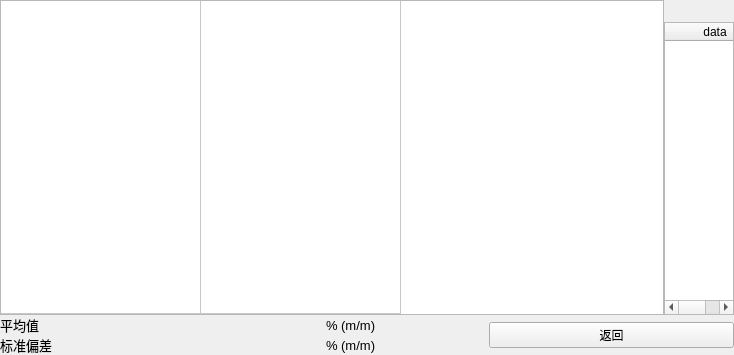
<?xml version="1.0" encoding="UTF-8"?>
<ui version="4.0">
 <class>showsamplemeasurement</class>
 <widget class="QWidget" name="showsamplemeasurement">
  <property name="geometry">
   <rect>
    <x>0</x>
    <y>0</y>
    <width>734</width>
    <height>355</height>
   </rect>
  </property>
  <property name="windowTitle">
   <string>Form</string>
  </property>
  <layout class="QGridLayout" name="gridLayout_2">
   <property name="leftMargin">
    <number>0</number>
   </property>
   <property name="topMargin">
    <number>0</number>
   </property>
   <property name="rightMargin">
    <number>0</number>
   </property>
   <property name="bottomMargin">
    <number>0</number>
   </property>
   <property name="spacing">
    <number>0</number>
   </property>
   <item row="0" column="0">
    <layout class="QVBoxLayout" name="verticalLayout_2">
     <property name="spacing">
      <number>0</number>
     </property>
     <item>
      <layout class="QHBoxLayout" name="horizontalLayout_2" stretch="0,1">
       <property name="spacing">
        <number>0</number>
       </property>
       <item>
        <widget class="QTableWidget" name="tableWidget">
         <property name="enabled">
          <bool>true</bool>
         </property>
         <property name="sizePolicy">
          <sizepolicy hsizetype="Fixed" vsizetype="Fixed">
           <horstretch>100</horstretch>
           <verstretch>100</verstretch>
          </sizepolicy>
         </property>
         <property name="minimumSize">
          <size>
           <width>0</width>
           <height>0</height>
          </size>
         </property>
         <property name="maximumSize">
          <size>
           <width>10000</width>
           <height>8000</height>
          </size>
         </property>
         <property name="sizeIncrement">
          <size>
           <width>0</width>
           <height>0</height>
          </size>
         </property>
         <property name="layoutDirection">
          <enum>Qt::LeftToRight</enum>
         </property>
         <property name="autoFillBackground">
          <bool>false</bool>
         </property>
         <property name="autoScrollMargin">
          <number>18</number>
         </property>
         <property name="verticalScrollMode">
          <enum>QAbstractItemView::ScrollPerItem</enum>
         </property>
         <property name="horizontalScrollMode">
          <enum>QAbstractItemView::ScrollPerPixel</enum>
         </property>
         <attribute name="horizontalHeaderVisible">
          <bool>false</bool>
         </attribute>
         <attribute name="horizontalHeaderCascadingSectionResizes">
          <bool>false</bool>
         </attribute>
         <attribute name="horizontalHeaderDefaultSectionSize">
          <number>200</number>
         </attribute>
         <attribute name="horizontalHeaderHighlightSections">
          <bool>true</bool>
         </attribute>
         <attribute name="horizontalHeaderMinimumSectionSize">
          <number>38</number>
         </attribute>
         <attribute name="horizontalHeaderShowSortIndicator" stdset="0">
          <bool>true</bool>
         </attribute>
         <attribute name="horizontalHeaderStretchLastSection">
          <bool>false</bool>
         </attribute>
         <attribute name="verticalHeaderVisible">
          <bool>false</bool>
         </attribute>
         <attribute name="verticalHeaderDefaultSectionSize">
          <number>30</number>
         </attribute>
         <attribute name="verticalHeaderMinimumSectionSize">
          <number>27</number>
         </attribute>
         <attribute name="verticalHeaderStretchLastSection">
          <bool>true</bool>
         </attribute>
         <row>
          <property name="text">
           <string>1</string>
          </property>
         </row>
         <column>
          <property name="text">
           <string>S:</string>
          </property>
         </column>
         <column>
          <property name="text">
           <string>%(m/m)</string>
          </property>
         </column>
         <item row="0" column="0">
          <property name="text">
           <string/>
          </property>
         </item>
         <item row="0" column="1">
          <property name="text">
           <string/>
          </property>
         </item>
        </widget>
       </item>
       <item>
        <layout class="QVBoxLayout" name="verticalLayout">
         <property name="spacing">
          <number>0</number>
         </property>
         <item>
          <widget class="QPushButton" name="pushButton_2">
           <property name="text">
            <string/>
           </property>
           <property name="flat">
            <bool>true</bool>
           </property>
          </widget>
         </item>
         <item>
          <widget class="QWidget" name="widget" native="true">
           <layout class="QGridLayout" name="gridLayout_3">
            <property name="leftMargin">
             <number>0</number>
            </property>
            <property name="topMargin">
             <number>0</number>
            </property>
            <property name="rightMargin">
             <number>0</number>
            </property>
            <property name="bottomMargin">
             <number>0</number>
            </property>
            <property name="spacing">
             <number>0</number>
            </property>
            <item row="0" column="0">
             <layout class="QHBoxLayout" name="horizontalLayout_3" stretch="0">
              <item>
               <widget class="QTableWidget" name="tableWidget_hide">
                <column>
                 <property name="text">
                  <string>data</string>
                 </property>
                </column>
                <column>
                 <property name="text">
                  <string>reference</string>
                 </property>
                </column>
               </widget>
              </item>
             </layout>
            </item>
           </layout>
          </widget>
         </item>
        </layout>
       </item>
      </layout>
     </item>
     <item>
      <layout class="QHBoxLayout" name="horizontalLayout" stretch="2,1">
       <property name="spacing">
        <number>0</number>
       </property>
       <item>
        <layout class="QGridLayout" name="gridLayout">
         <property name="spacing">
          <number>0</number>
         </property>
         <item row="0" column="0">
          <widget class="QLabel" name="label">
           <property name="sizePolicy">
            <sizepolicy hsizetype="Minimum" vsizetype="Minimum">
             <horstretch>0</horstretch>
             <verstretch>0</verstretch>
            </sizepolicy>
           </property>
           <property name="font">
            <font>
             <pointsize>10</pointsize>
            </font>
           </property>
           <property name="text">
            <string>平均值</string>
           </property>
          </widget>
         </item>
         <item row="0" column="1">
          <widget class="QLabel" name="label_average">
           <property name="sizePolicy">
            <sizepolicy hsizetype="Minimum" vsizetype="Minimum">
             <horstretch>0</horstretch>
             <verstretch>0</verstretch>
            </sizepolicy>
           </property>
           <property name="font">
            <font>
             <pointsize>10</pointsize>
            </font>
           </property>
           <property name="text">
            <string/>
           </property>
          </widget>
         </item>
         <item row="0" column="2">
          <widget class="QLabel" name="label_3">
           <property name="sizePolicy">
            <sizepolicy hsizetype="Minimum" vsizetype="Minimum">
             <horstretch>0</horstretch>
             <verstretch>0</verstretch>
            </sizepolicy>
           </property>
           <property name="font">
            <font>
             <pointsize>10</pointsize>
            </font>
           </property>
           <property name="text">
            <string>% (m/m)</string>
           </property>
          </widget>
         </item>
         <item row="1" column="0">
          <widget class="QLabel" name="label_2">
           <property name="sizePolicy">
            <sizepolicy hsizetype="Minimum" vsizetype="Minimum">
             <horstretch>0</horstretch>
             <verstretch>0</verstretch>
            </sizepolicy>
           </property>
           <property name="font">
            <font>
             <pointsize>10</pointsize>
            </font>
           </property>
           <property name="text">
            <string>标准偏差</string>
           </property>
          </widget>
         </item>
         <item row="1" column="1">
          <widget class="QLabel" name="label_deviation">
           <property name="sizePolicy">
            <sizepolicy hsizetype="Minimum" vsizetype="Minimum">
             <horstretch>0</horstretch>
             <verstretch>0</verstretch>
            </sizepolicy>
           </property>
           <property name="font">
            <font>
             <pointsize>10</pointsize>
            </font>
           </property>
           <property name="text">
            <string/>
           </property>
          </widget>
         </item>
         <item row="1" column="2">
          <widget class="QLabel" name="label_4">
           <property name="sizePolicy">
            <sizepolicy hsizetype="Minimum" vsizetype="Minimum">
             <horstretch>0</horstretch>
             <verstretch>0</verstretch>
            </sizepolicy>
           </property>
           <property name="font">
            <font>
             <pointsize>10</pointsize>
            </font>
           </property>
           <property name="text">
            <string>% (m/m)</string>
           </property>
          </widget>
         </item>
        </layout>
       </item>
       <item>
        <widget class="QPushButton" name="pushButton">
         <property name="sizePolicy">
          <sizepolicy hsizetype="Minimum" vsizetype="Fixed">
           <horstretch>0</horstretch>
           <verstretch>0</verstretch>
          </sizepolicy>
         </property>
         <property name="text">
          <string>返回</string>
         </property>
        </widget>
       </item>
      </layout>
     </item>
    </layout>
   </item>
  </layout>
 </widget>
 <resources/>
 <connections/>
</ui>
